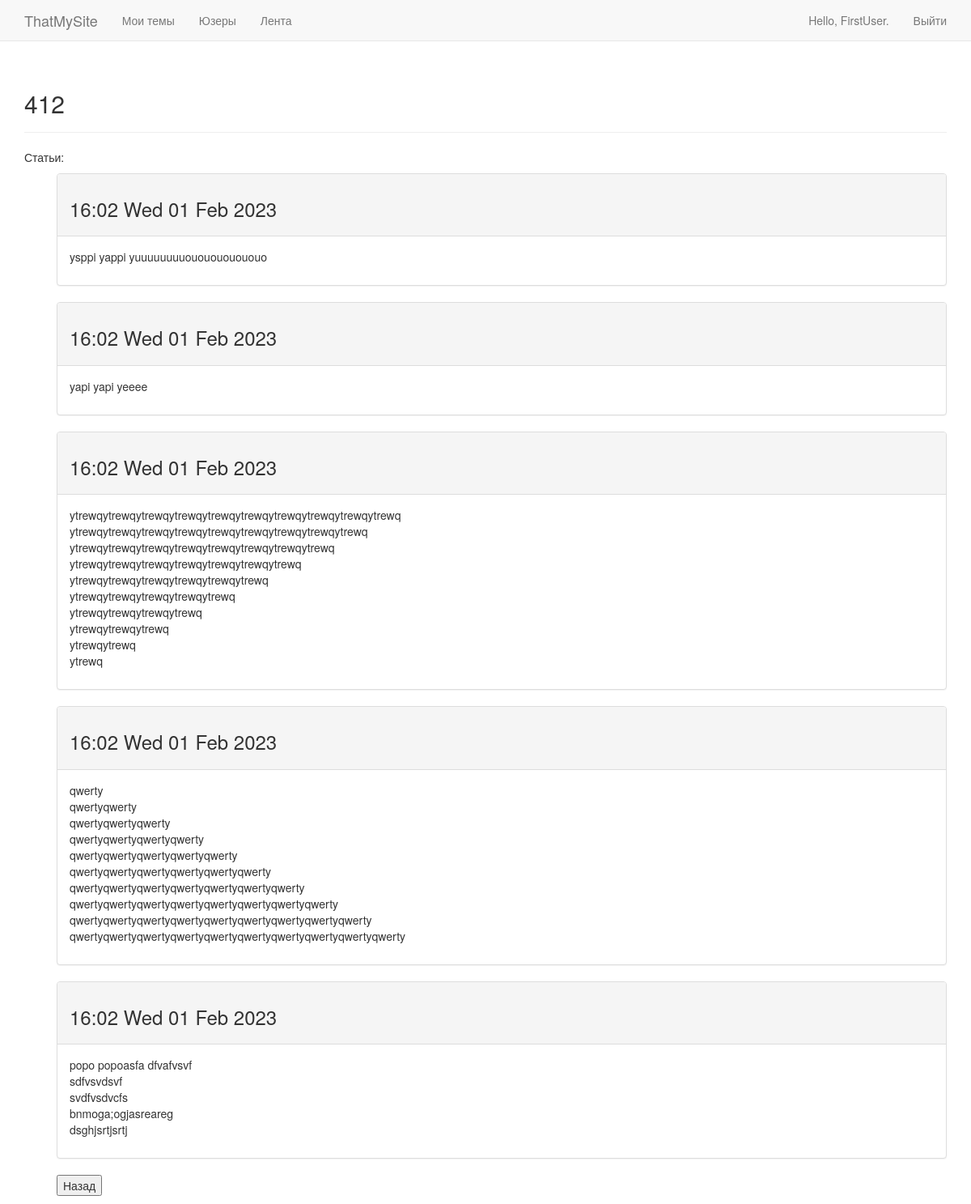
Screenshot of /polls/topic/7 (signed in) with the database file from the repository.
### polls/models.py (models this page shows, shortened)
class Topic(models.Model):
    text = models.CharField(max_length=200)
    pub_date = models.DateTimeField('pub_date', auto_now_add=True)
    owner = models.ForeignKey(User, on_delete=models.CASCADE)
    def __str__(self):
        return self.text

class Entry(models.Model):
    topic = models.ForeignKey('Topic', on_delete=models.CASCADE)
    text = models.TextField()
    pub_date = models.DateTimeField('pub_date', auto_now_add=True)
    is_read = models.BooleanField(default=False)
    class Meta:
        verbose_name_plural = 'entries'

### polls/views.py (the view)
# urls.py: re_path(r'^topic/(?P<topic_id>\d+)$', views.topic, name='topic'),
@login_required
def topic(request, topic_id):
    topic = Topic.objects.get(id=topic_id)
    entries = topic.entry_set.order_by('-pub_date')
    context = {'topic': topic, 'entries': entries}
    return render(request, 'polls/topic.html', context)

### templates/polls/topic.html (shortened to what this page needs)
{% extends 'polls/base.html' %}
{% block header %}
    <h2>{{ topic }}</h2>
{% endblock header %}
{% block content %}
    <p>Статьи:</p>
    <ul>
        {% for entry in entries %}
            <div class="panel panel-default">
                <div class="panel-heading">
                    <h3>
                        {{ entry.pub_date | date:"H:m D d M Y" }}
                    </h3>
                </div>
                <div class="panel-body">
                    {{ entry.text | linebreaks }}
                </div>
            </div>
        {% empty %}
          Но энтри
        {% endfor %}
        {% if topic.owner != request.user %}
            <button type="button" name="submit" onclick="location.href='{% url 'polls:userstops' topic.owner.id %}'">Назад</button>
        {% elif topic.owner == request.user %}
            <button type="button" name="submit" onclick="location.href='{% url 'polls:topics' %}'">Назад</button>
        {% endif %}
    </ul>
{% endblock content %}

### templates/polls/base.html (shortened to what this page needs)
{% load bootstrap3 %}
<!DOCTYPE html>
<html lang="en-ru">
<head>
    {% bootstrap_css %}
</head>
<body>
    <nav class="navbar navbar-default navbar-static-top">
    <div class="container">
        <div class="navbar-header">
        <a class="navbar-brand" href="{% url 'polls:ind' %}">ThatMySite</a>
        </div>
        <div id="navbar" class="navbar-collapse collapse">
	        <ul class="nav navbar-nav">
	            <li><a href="{% url 'polls:topics' %}">Мои темы</a></li>
            </ul>
            <ul class="nav navbar-nav">
                <li><a href="{% url 'polls:uss' %}">Юзеры</a></li>
            </ul>
            <ul class="nav navbar-nav">
                <li><a href="{% url 'polls:lenta' %}">Лента</a></li>
            </ul>
	        <ul class="nav navbar-nav navbar-right">
                {% if user.is_authenticated %}
                    <li><a>Hello, {{ user.username }}.</a></li>
                    <li><a href="{% url 'users:logout' %}">Выйти</a></li>
                {% else %}
                    <li><a href="{% url 'users:register' %}">Регистрация</a></li>
                    <li><a href="{% url 'users:login' %}">Войти</a></li>
                {% endif %}
	        </ul>
        </div>
    </div>
    </nav>
    <div class="container">
        <div class="page-header">
            {% block header %}{% endblock header %}
        </div>
        <div>
            {% block content %}{% endblock content %}
        </div>
    </div>
</body>
</html>

### rows the page displays
Topic: text "412"
Entry: pub_date "16:02 Wed 01 Feb 2023", text "ysppi yappi yuuuuuuuuououououououo"
Entry: pub_date "16:02 Wed 01 Feb 2023", text "yapi yapi yeeee"
Entry: pub_date "16:02 Wed 01 Feb 2023", text "ytrewqytrewqytrewqytrewqytrewqytrewqytrewqytrewqytrewqytrewq ytrewqytrewqytrewqytrewqytrewqytrewqytrewqytrewqytrewq ytrewqytrewqytrewqytrewqytrewqytrewqytrewqytrewq ytrewqytrewqytrewqytrewqytrewqytrewqytrewq ytrewqytrewqytrewqytrewqytrewqytrewq ytrewqytrewqytrewqytrewqytrewq ytrewqytrewqytrewqytrewq ytrewqytrewqytrewq ytrewqytrewq ytrewq"
Entry: pub_date "16:02 Wed 01 Feb 2023", text "qwerty qwertyqwerty qwertyqwertyqwerty qwertyqwertyqwertyqwerty qwertyqwertyqwertyqwertyqwerty qwertyqwertyqwertyqwertyqwertyqwerty qwertyqwertyqwertyqwertyqwertyqwertyqwerty qwertyqwertyqwertyqwertyqwertyqwertyqwertyqwerty qwertyqwertyqwertyqwertyqwertyqwertyqwertyqwertyqwerty qwertyqwertyqwertyqwertyqwertyqwertyqwertyqwertyqwertyqwerty"
Entry: pub_date "16:02 Wed 01 Feb 2023", text "popo popoasfa dfvafvsvf sdfvsvdsvf svdfvsdvcfs bnmoga;ogjasreareg dsghjsrtjsrtj"

### other values shown
{{ user.username }} "FirstUser"
